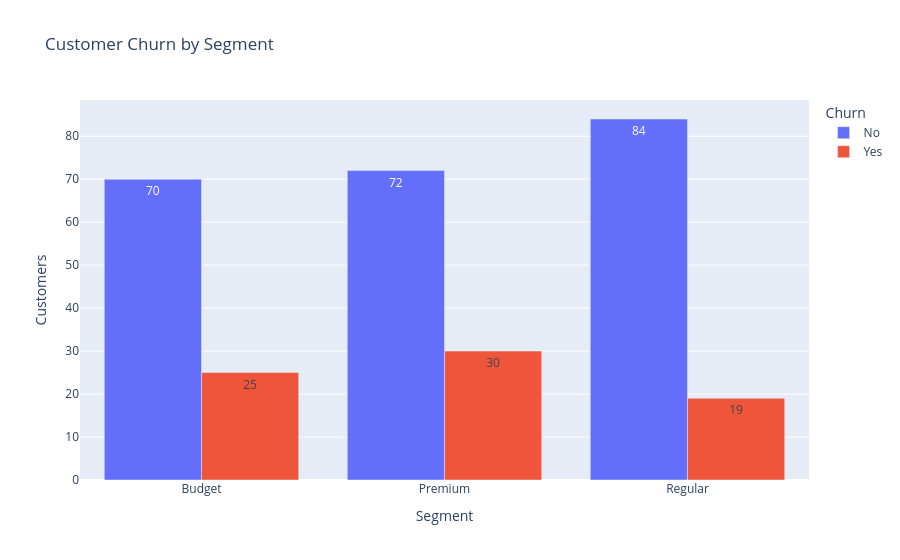

Notebook source saved alongside this figure:
### Code cell
segment_churn = (
    df.groupby(["Segment", "Churn"])
    .size()
    .reset_index(name="Customers")
)

fig = px.bar(
    segment_churn,
    x="Segment",
    y="Customers",
    color="Churn",
    barmode="group",
    title="Customer Churn by Segment",
    text="Customers"
)

fig.show()

### Figure 1 — Plotly figure (JSON) as saved in the notebook; plotly's stock layout.template omitted (floating-point values rounded to 4 significant figures)
{"data": [{"alignmentgroup": "True", "hovertemplate": "Churn=No<br>Segment=%{x}<br>Customers=%{text}<extra></extra>", "legendgroup": "No", "marker": {"color": "#636efa", "pattern": {"shape": ""}}, "name": "No", "offsetgroup": "No", "orientation": "v", "showlegend": true, "text": [70.0, 72.0, 84.0], "textposition": "auto", "type": "bar", "x": ["Budget", "Premium", "Regular"], "xaxis": "x", "y": [70, 72, 84], "yaxis": "y"}, {"alignmentgroup": "True", "hovertemplate": "Churn=Yes<br>Segment=%{x}<br>Customers=%{text}<extra></extra>", "legendgroup": "Yes", "marker": {"color": "#EF553B", "pattern": {"shape": ""}}, "name": "Yes", "offsetgroup": "Yes", "orientation": "v", "showlegend": true, "text": [25.0, 30.0, 19.0], "textposition": "auto", "type": "bar", "x": ["Budget", "Premium", "Regular"], "xaxis": "x", "y": [25, 30, 19], "yaxis": "y"}], "layout": {"barmode": "group", "legend": {"title": {"text": "Churn"}, "tracegroupgap": 0}, "title": {"text": "Customer Churn by Segment"}, "xaxis": {"anchor": "y", "domain": [0, 1], "title": {"text": "Segment"}}, "yaxis": {"anchor": "x", "domain": [0, 1], "title": {"text": "Customers"}}}}
